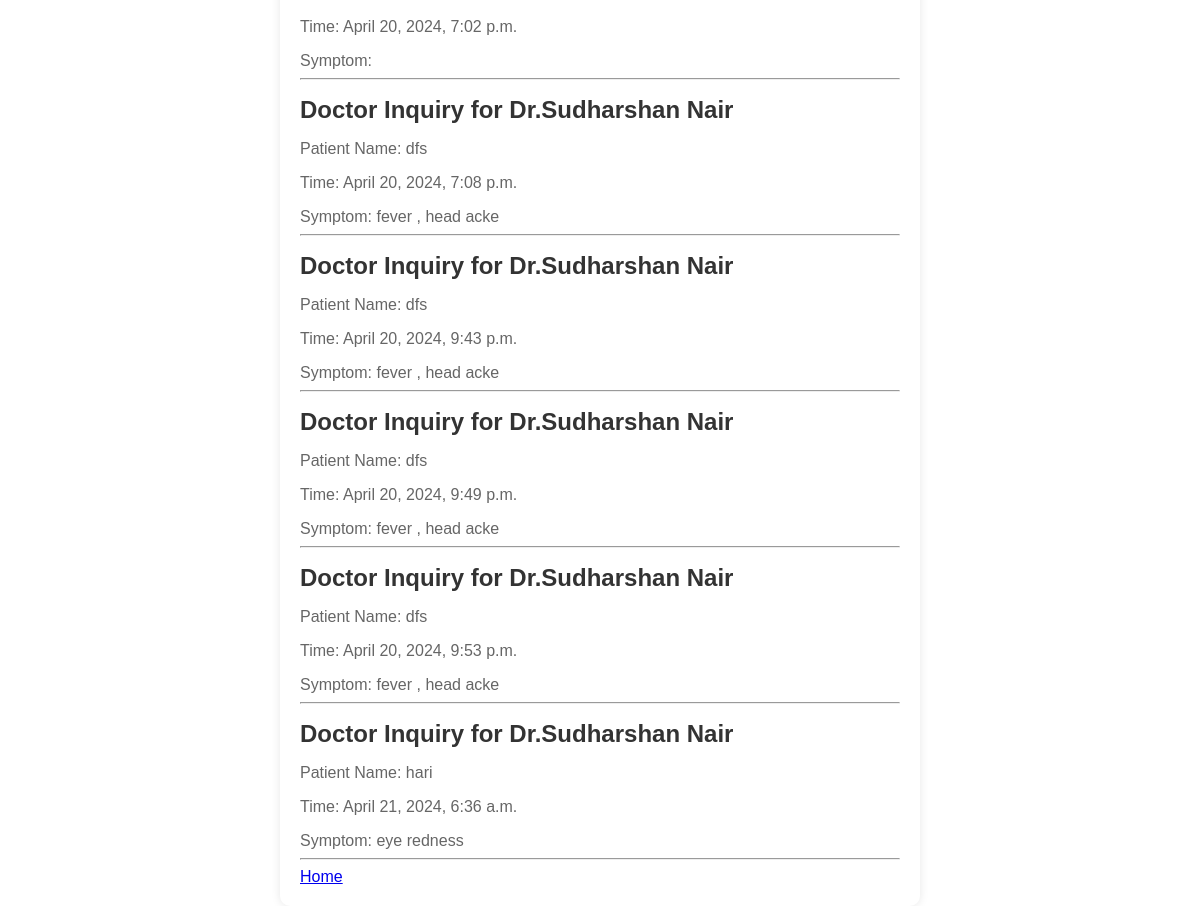
Page /display_doctor_inquiry/1 on the committed database.
### app/models.py (models this page shows)
class DoctorInfoExtend(models.Model):
    doctor = models.ForeignKey(DoctorInfo, on_delete=models.CASCADE)
    patient = models.CharField(max_length=100)
    time = models.DateTimeField(auto_now_add=True)
    symptom = models.CharField(max_length=100 , default=" " )

class DoctorInfo(models.Model):
    doctor_name = models.CharField(max_length=100)
    do_id = models.IntegerField(default= 1)

### app/views.py (the view)
# urls.py: path('display_doctor_inquiry/<int:pk>', display_doctor_inquiry, name='display_doctor_inquiry'),
def display_doctor_inquiry(request, pk):
    doctor = DoctorInfo.objects.get(id=pk)
    inquiry = DoctorInfoExtend.objects.filter(doctor=doctor)
    context = {'inquiries':inquiry, 'doctor':doctor}
    return render(request, 'app/doctor_inquiry.html', context)

### app/templates/app/doctor_inquiry.html (shortened to what this page needs)
<!DOCTYPE html>
<html lang="en">
<head>
</head>
<body>
    <div class="container">
        {% for inquiry in inquiries %}
        <hr>
            <h1>Doctor Inquiry for {{ doctor.doctor_name }}</h1>
            <p>Patient Name: {{ inquiry.patient }}</p>
            <p>Time: {{ inquiry.time }}</p>
            <p>Symptom: {{ inquiry.symptom }}</p>
        {% endfor %}
        <hr>
        <a href="{% url 'home' %}">Home</a>
    </div>
</body>
</html>

### app/templates/app/doctor_inquiry.html (style rules this page uses)
body { font-family: Arial, sans-serif; background-image: url('https://www.myhealthspace.in/assets/img/consult-min.jpg'); margin: 0; padding: 0; display: flex; justify-content: center; align-items: center; height: 100vh; background-size: cover; }
.container { background-color: #fff; border-radius: 10px; box-shadow: 0 0 10px rgba(0, 0, 0, 0.1); padding: 20px; max-width: 600px; width: 100%; margin: 0 auto; }
h1 { font-size: 24px; color: #333; margin-bottom: 10px; }
p { font-size: 16px; color: #666; margin-bottom: 5px; }

### rows in the picture
DoctorInfoExtend: time "April 20, 2024, 7:02 p.m."
DoctorInfoExtend: patient "dfs", time "April 20, 2024, 7:08 p.m.", symptom "fever , head acke"
DoctorInfo: doctor_name "Dr.Sudharshan Nair"
DoctorInfoExtend: patient "dfs", time "April 20, 2024, 9:43 p.m.", symptom "fever , head acke"
DoctorInfoExtend: patient "dfs", time "April 20, 2024, 9:49 p.m.", symptom "fever , head acke"
DoctorInfoExtend: patient "dfs", time "April 20, 2024, 9:53 p.m.", symptom "fever , head acke"
DoctorInfoExtend: patient "hari", time "April 21, 2024, 6:36 a.m.", symptom "eye redness"
